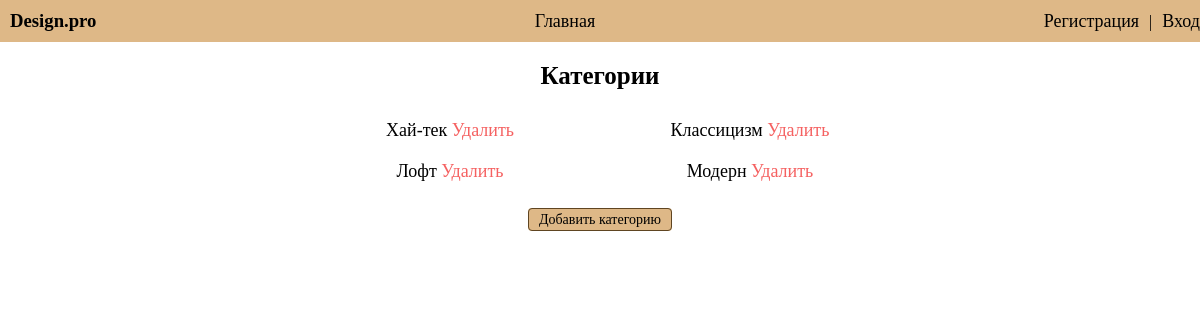
/category_list, run on the app's committed database.
### catalog/models.py (models this page shows, shortened)
class Category(models.Model):
    name = models.CharField(max_length=254, verbose_name='Название', blank=False)

### catalog/views.py (the view)
# urls.py: path('category_list', category_list, name='category_list'),
def category_list(request):
    categories = Category.objects.all()
    return render(request, 'category_list.html',
                  context={'categories': categories})

### templates/category_list.html (shortened to what this page needs)
{% extends "basic.html" %}
{% block content %}
   <h2 class="h2">Категории</h2>
   <div class="category_content">
      {% for category in categories %}
         <p class="category_p">{{ category.name }} <a class="category_a" href="{% url 'category_delete' category.pk %}"> Удалить</a></p>
      {% endfor %}
   </div>
   <br>
   <a class="category_aa" href="{% url 'create_category' %}">Добавить категорию</a>
{% endblock %}

### static/catalog/style.css (style rules this page uses)
* { margin: 0; padding: 0; }
h2 { font-size: 25px; color: black; margin: 20px 0; }
.category_content { display: flex; flex-wrap: wrap; width: 60%; margin: 0 auto; padding: 0 auto; }
.category_p { font-size: 18px; font-weight: 500; width: 50%; margin: 10px 0; }
.category_a { font-size: 18px; font-weight: 500; color: rgb(245, 97, 97); text-decoration: none; }
.category_aa { font-size: 14px; font-weight: 500; background: burlywood; color: black; text-decoration: none; border-radius: 4px; border: 1px solid rgb(95, 69, 34); padding: 3px 10px; }
p { margin: 10px 0; }

### data on the page
Category: name "Хай-тек"
Category: name "Классицизм"
Category: name "Лофт"
Category: name "Модерн"
